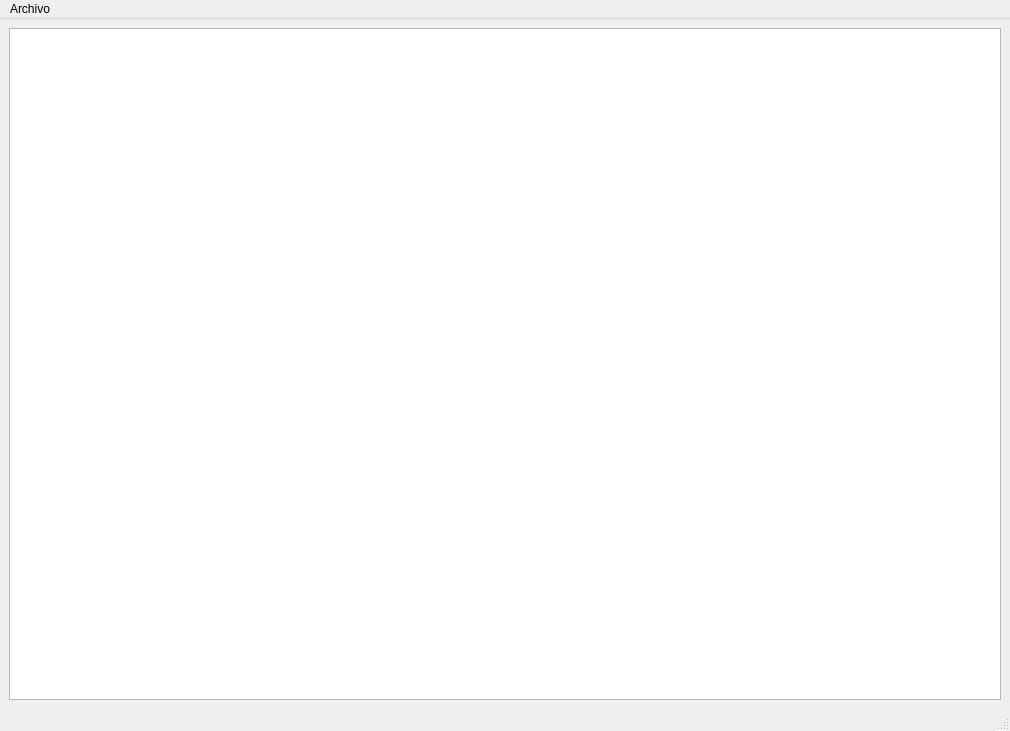
<?xml version="1.0" encoding="UTF-8"?>
<ui version="4.0">
 <class>MainWindow_juego</class>
 <widget class="QMainWindow" name="MainWindow_juego">
  <property name="geometry">
   <rect>
    <x>0</x>
    <y>0</y>
    <width>1010</width>
    <height>731</height>
   </rect>
  </property>
  <property name="windowTitle">
   <string>MainWindow</string>
  </property>
  <widget class="QWidget" name="centralwidget">
   <layout class="QGridLayout" name="gridLayout">
    <item row="3" column="1">
     <widget class="QGraphicsView" name="graphicsView">
      <property name="enabled">
       <bool>true</bool>
      </property>
     </widget>
    </item>
   </layout>
  </widget>
  <widget class="QMenuBar" name="menubar">
   <property name="geometry">
    <rect>
     <x>0</x>
     <y>0</y>
     <width>1010</width>
     <height>21</height>
    </rect>
   </property>
   <widget class="QMenu" name="menuArchivo">
    <property name="title">
     <string>Archivo</string>
    </property>
    <addaction name="actionIniciar_juego"/>
    <addaction name="actionQuitar"/>
   </widget>
   <addaction name="menuArchivo"/>
  </widget>
  <widget class="QStatusBar" name="statusbar"/>
  <action name="actionIniciar_juego">
   <property name="text">
    <string>Iniciar juego</string>
   </property>
  </action>
  <action name="actionQuitar">
   <property name="text">
    <string>Quitar</string>
   </property>
  </action>
  <action name="actionconect">
   <property name="text">
    <string>conect</string>
   </property>
  </action>
  <action name="actionconectar">
   <property name="text">
    <string>conectar</string>
   </property>
  </action>
 </widget>
 <resources/>
 <connections/>
</ui>
